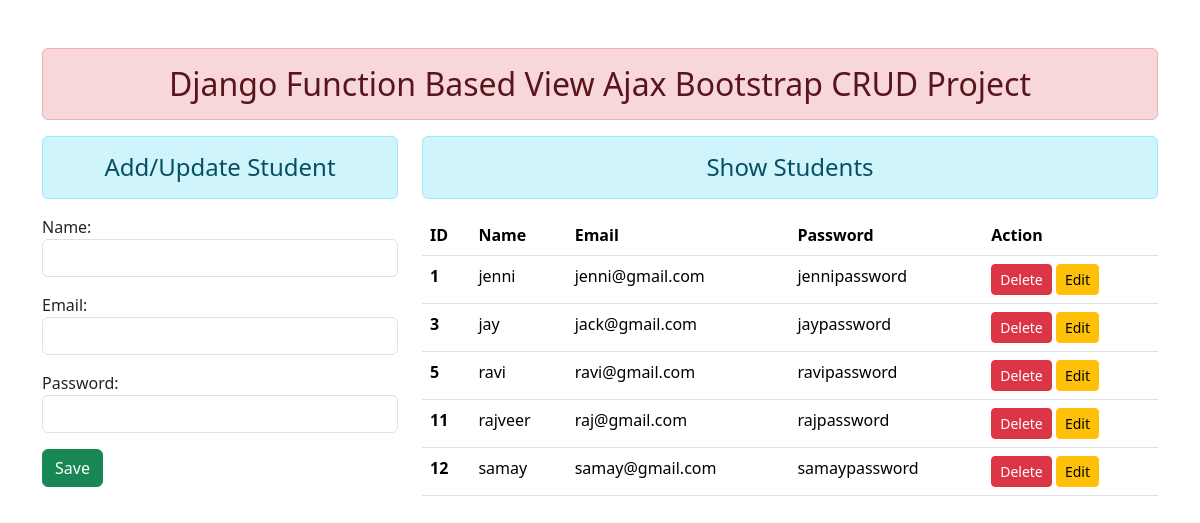
The page / on the database its author committed.
### app/models.py (models this page shows)
class Student(models.Model):
    name = models.CharField(max_length=50)
    email = models.EmailField(max_length=254)
    password = models.CharField(max_length=250)

### app/views.py (the view)
# urls.py: path('',views.home),
def home(request):
    form  = StudentRegistration
    student = Student.objects.all()
    context = {
        'form':form,
        'Students':student
    }
    return render (request,'home.html',context)

### app/templates/home.html (shortened to what this page needs)
<!doctype html>
<html lang="en">
<head>
  <link href="https://cdn.jsdelivr.net/npm/bootstrap@5.3.2/dist/css/bootstrap.min.css" rel="stylesheet"
>
</head>
<body>
  <div class="container mt-5">
    <h2 class="alert alert-danger text-center">Django Function Based View Ajax Bootstrap CRUD Project</h2>
    <div class="row">
      <div class="col-sm-4">
        <h4 class="alert alert-info text-center">Add/Update Student</h4>
        <form action="" method="post">
          {{ form.as_p }}
          <input type="button" class="btn btn-success" id="btnsave" value="Save">
        </form>
      </div>
      <div class="col-sm-8">
        <h4 class="alert alert-info text-center">Show Students</h4>
        <table class="table table-hover">
          <thead>
            <tr>
              <th scope="col">ID</th>
              <th scope="col">Name</th>
              <th scope="col">Email</th>
              <th scope="col">Password</th>
              <th scope="col">Action</th>
            </tr>
          </thead>
          <tbody id="tbody">
            {% for student in Students %}
            <tr>
              <th scope="row">{{student.id}}</th>
              <td>{{student.name}}</td>
              <td>{{student.email}}</td>
              <td>{{student.password}}</td>
              <td>
                <input type="button" value="Delete" data-sid="{{student.id}}" class="btn btn-danger btn-sm btn-del">
                <input type="button" value="Edit" data-sid="{{student.id}}" class="btn btn-warning btn-sm btn-edit">
              </td>
            </tr>
            {% endfor %}
          </tbody>
        </table>
      </div>
    </div>
  </div>
</body>
</html>

### rows shown on the page
Student: id "1", name "jenni", email "jenni@gmail.com", password "jennipassword"
Student: id "3", name "jay", email "jack@gmail.com", password "jaypassword"
Student: id "5", name "ravi", email "ravi@gmail.com", password "ravipassword"
Student: id "11", name "rajveer", email "raj@gmail.com", password "rajpassword"
Student: id "12", name "samay", email "samay@gmail.com", password "samaypassword"
